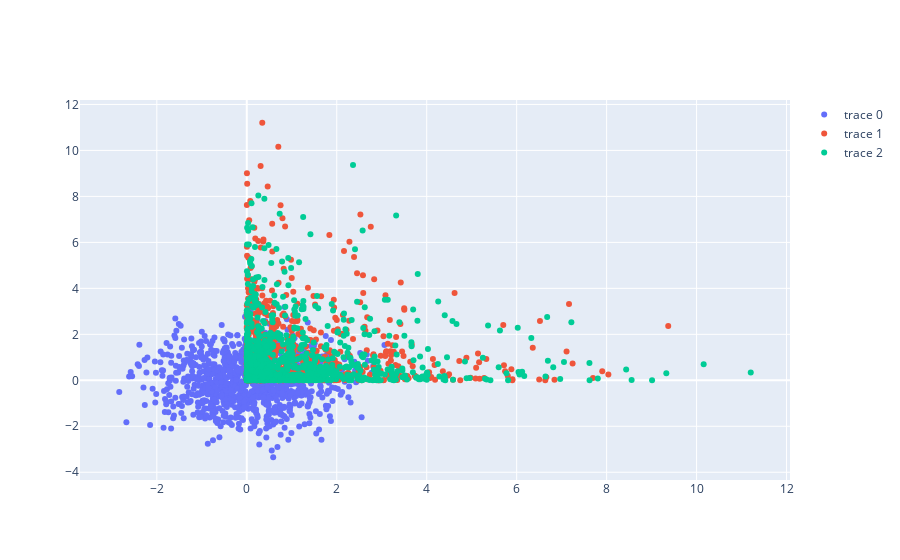

Write notebook code for a chart like this one.
### Markdown cell above
# Scatterplot

### Code cell
random_x = np.random.randn(1000)
random_y = np.random.randn(1000)
# Create a trace
trace1 = go.Scatter(
    x = random_x,
    y = random_y,
    mode = 'markers'
)


trace2 = go.Scatter(
    x = random_x**2,
    y = random_y**2,
    mode = 'markers'
)

trace3 = go.Scatter(
    x = random_y**2,
    y = random_x**2,
    mode = 'markers',
   
)

data = [trace1, trace2, trace3]
fig = go.Figure(data)
fig

### Figure 1 — Plotly figure (JSON) as saved in the notebook; plotly's stock layout.template omitted (floating-point values rounded to 4 significant figures; data arrays with more than 128 entries replaced by an {"elided": "..."} marker saying what was removed)
{"data": [{"mode": "markers", "type": "scatter", "x": {"elided": "1000 float values"}, "y": {"elided": "1000 float values"}}, {"mode": "markers", "type": "scatter", "x": {"elided": "1000 float values"}, "y": {"elided": "1000 float values"}}, {"mode": "markers", "type": "scatter", "x": {"elided": "1000 float values"}, "y": {"elided": "1000 float values"}}], "layout": {"autosize": true, "xaxis": {"autorange": true, "range": [-3.746, 12.11], "type": "linear"}, "yaxis": {"autorange": true, "range": [-4.548, 12.4], "type": "linear"}}}
